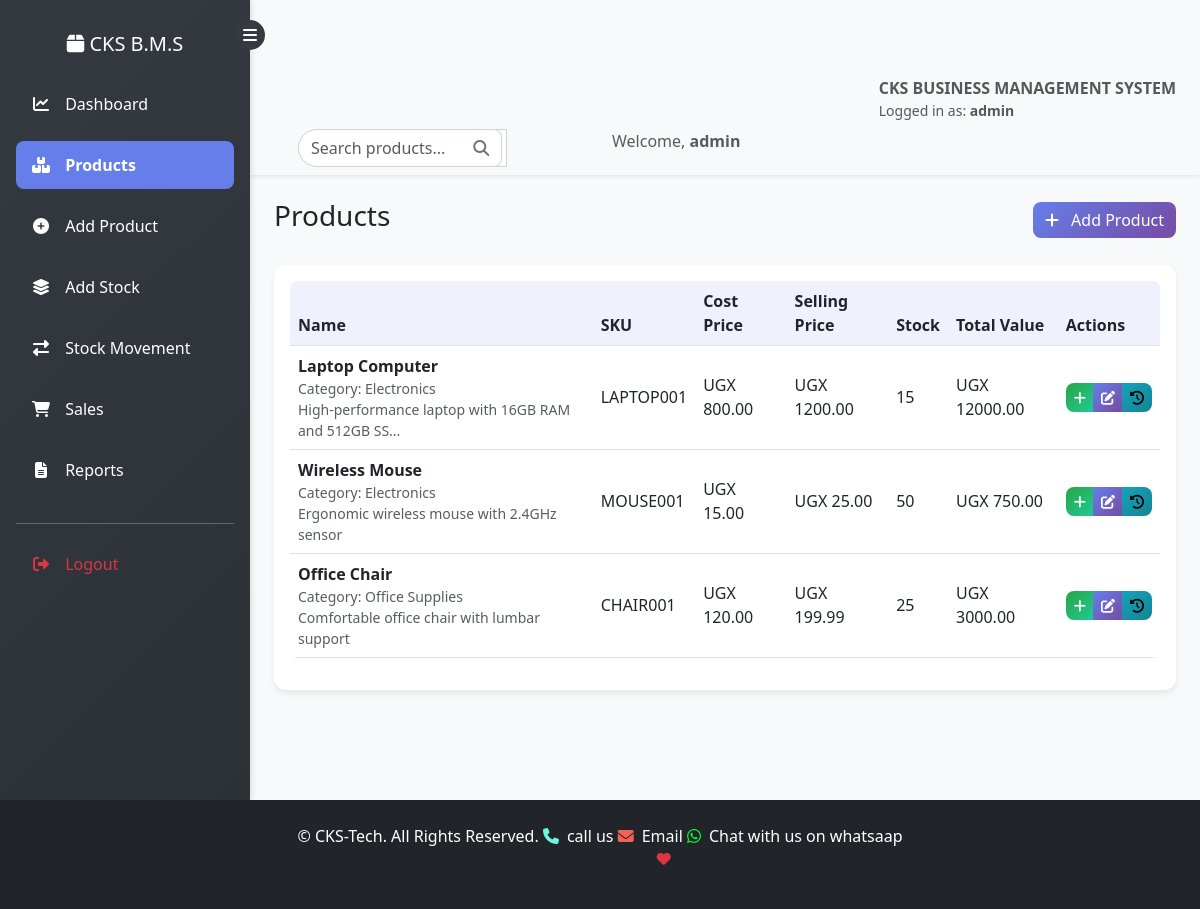
The app's page /admin/products (signed in) with its own data.
### app/models.py (models this page shows, shortened)
class User(UserMixin, db.Model):
    id = db.Column(db.Integer, primary_key=True)
    username = db.Column(db.String(80), unique=True, nullable=False)
    email = db.Column(db.String(120), unique=True, nullable=False)
    password_hash = db.Column(db.String(200))
    role = db.Column(db.String(20), default='employee')
    created_at = db.Column(db.DateTime, default=datetime.utcnow)
    def is_admin(self):
        return self.role == 'admin'

class Product(db.Model):
    id = db.Column(db.Integer, primary_key=True)
    name = db.Column(db.String(100), nullable=False)
    sku = db.Column(db.String(50), unique=True, nullable=False)
    cost_price = db.Column(db.Float, nullable=False)
    selling_price = db.Column(db.Float, nullable=False)
    quantity_in_stock = db.Column(db.Integer, default=0)
    low_stock_threshold = db.Column(db.Integer, default=10)  # Default threshold
    category = db.Column(db.String(50), default='General')
    description = db.Column(db.Text, nullable=True)
    date_added = db.Column(db.DateTime, default=datetime.utcnow)
    stock_additions = db.relationship('StockAddition', backref='product', lazy=True)
    sales = db.relationship('Sale', backref='product', lazy=True)
    @property
    def total_value(self):
        return self.quantity_in_stock * self.cost_price

### app/admin/routes.py (the view)
@bp.route('/products')
@login_required
def products():
    products = Product.query.all()
    return render_template('admin/products.html', products=products)

### app/admin/routes.py (called while the page is built)
@bp.before_request
def admin_required():
    if not current_user.is_authenticated or not current_user.is_admin():
        flash('Admin access required!', 'danger')
        return redirect(url_for('auth.login'))

### app/models.py (called while the page is built)
@login_manager.user_loader
def load_user(user_id):
    return User.query.get(int(user_id))

### app/templates/admin/products.html (shortened to what this page needs)
{% extends "base.html" %}
{% block content %}
<div class="container-fluid">
    <div class="d-flex justify-content-between align-items-center mb-4">
        <h1 class="h3">Products</h1>
        <a href="{{ url_for('admin.add_product') }}" class="btn btn-primary">
            <i class="fas fa-plus me-2"></i> Add Product
        </a>
    </div>
    <div class="card">
        <div class="card-body">
            {% if products %}
            <div class="table-responsive">
                <table class="table table-hover align-middle">
                    <thead>
                        <tr>
                            <th>Name</th>
                            <th>SKU</th>
                            <th>Cost Price</th>
                            <th>Selling Price</th>
                            <th>Stock</th>
                            <th>Total Value</th>
                            <th>Actions</th>
                        </tr>
                    </thead>
                    <tbody>
                        {% for product in products %}
                        <tr class="{% if product.quantity_in_stock < product.low_stock_threshold %}table-warning{% endif %}">
                            <td>
                                <strong>{{ product.name }}</strong>
                                <div class="text-muted small">Category: {{ product.category }}</div>
                                {% if product.description %}
                                <div class="text-muted small">
                                    {{ product.description[:50] }}{% if product.description|length > 50 %}...{% endif %}
                                </div>
                                {% endif %}
                            </td>
                            <td>{{ product.sku }}</td>
                            <td>UGX {{ "%.2f"|format(product.cost_price) }}</td>
                            <td>UGX {{ "%.2f"|format(product.selling_price) }}</td>
                            <td>{{ product.quantity_in_stock }}</td>
                            <td>UGX {{ "%.2f"|format(product.total_value) }}</td>
                            <td>
                                <div class="btn-group" role="group">
                                    <a href="{{ url_for('admin.add_stock', product_id=product.id) }}" class="btn btn-sm btn-success" title="Add Stock">
                                        <i class="fas fa-plus"></i>
                                    </a>
                                    <a href="{{ url_for('admin.add_product', product_id=product.id) }}" class="btn btn-sm btn-primary" title="Edit Product">
                                        <i class="fas fa-edit"></i>
                                    </a>
                                    <a href="{{ url_for('admin.stock_history', product_id=product.id) }}" class="btn btn-sm btn-info" title="View History">
                                        <i class="fas fa-history"></i>
                                    </a>
                                </div>
                            </td>
                        </tr>
                        {% endfor %}
                    </tbody>
                </table>
            </div>
            {% endif %}
        </div>
    </div>
</div>
{% endblock %}

### app/templates/base.html (shortened to what this page needs)
<!DOCTYPE html>
<html lang="en">
<head>
    <link href="https://cdn.jsdelivr.net/npm/bootstrap@5.3.0/dist/css/bootstrap.min.css" rel="stylesheet">
    <link rel="stylesheet" href="https://cdnjs.cloudflare.com/ajax/libs/font-awesome/6.4.0/css/all.min.css">
    <link rel="stylesheet" href="{{ url_for('static', filename='css/style.css') }}">
</head>
<body class="d-flex">
    <nav id="sidebar" class="bg-dark text-white p-3 d-none d-md-block">
        <div class="text-center mb-4">
            <button class="sidebar-toggle" onclick="toggleSidebar()">
                <i class="fas fa-bars"></i>
            </button>
            <h5 class="mt-3"><i class="fa fa-box"></i> CKS B.M.S</h5>
        </div>
        <ul class="nav flex-column">
            {% if current_user.is_authenticated %}
                {% if current_user.is_admin() %}
                    <li class="nav-item mb-2">
                        <a class="nav-link text-white {% if request.endpoint == 'admin.dashboard' %}active fw-bold{% endif %}" href="{{ url_for('admin.dashboard') }}">
                            <i class="fa fa-chart-line"></i> <span class="sidebar-text">Dashboard</span>
                        </a>
                    </li>
                    <li class="nav-item mb-2">
                        <a class="nav-link text-white {% if request.endpoint == 'admin.products' %}active fw-bold{% endif %}" href="{{ url_for('admin.products') }}">
                            <i class="fa fa-boxes"></i> <span class="sidebar-text">Products</span>
                        </a>
                    </li>
                    <li class="nav-item mb-2">
                        <a class="nav-link text-white {% if request.endpoint == 'admin.add_product' %}active fw-bold{% endif %}" href="{{ url_for('admin.add_product') }}">
                            <i class="fa fa-plus-circle"></i> <span class="sidebar-text">Add Product</span>
                        </a>
                    </li>
                    <li class="nav-item mb-2">
                        <a class="nav-link text-white {% if request.endpoint == 'admin.add_stock' %}active fw-bold{% endif %}" href="{{ url_for('admin.add_stock') }}">
                            <i class="fa fa-layer-group"></i> <span class="sidebar-text">Add Stock</span>
                        </a>
                    </li>
                    <li class="nav-item mb-2">
                        <a class="nav-link text-white {% if request.endpoint == 'admin.stock_movement' %}active fw-bold{% endif %}" href="{{ url_for('admin.stock_movement') }}">
                            <i class="fa fa-exchange-alt"></i> <span class="sidebar-text">Stock Movement</span>
                        </a>
                    </li>
                    <li class="nav-item mb-2">
                        <a class="nav-link text-white {% if request.endpoint == 'admin.sales' %}active fw-bold{% endif %}" href="{{ url_for('admin.sales') }}">
                            <i class="fa fa-shopping-cart"></i> <span class="sidebar-text">Sales</span>
                        </a>
                    </li>
                    <li class="nav-item mb-2">
                        <a class="nav-link text-white {% if request.endpoint == 'admin.reports' %}active fw-bold{% endif %}" href="{{ url_for('admin.reports') }}">
                            <i class="fa fa-file-alt"></i> <span class="sidebar-text">Reports</span>
                        </a>
                    </li>
                {% endif %}
                <hr class="bg-light">
                <li>
                    <a class="nav-link text-danger" href="{{ url_for('auth.logout') }}">
                        <i class="fa fa-sign-out-alt"></i> <span class="sidebar-text">Logout</span>
                    </a>
                </li>
            {% endif %}
        </ul>
    </nav>
    <div class="main-content flex-grow-1" id="mainContent">
        <nav class="navbar navbar-light bg-light px-4 shadow-sm d-flex justify-content-between">
            <span class="navbar-text ms-auto">
                {% if current_user.is_authenticated %}
                    <b>CKS BUSINESS MANAGEMENT SYSTEM</b>
                    <div class="small">Logged in as: <strong>{{ current_user.username }}</strong></div>
                {% endif %}
            </span>
<div class="container-fluid px-4">
    <div class="row">
        <div class="col-md-6">
            <form class="d-flex" method="GET" action="{{ url_for('admin.search_products') if current_user.is_admin() else url_for('employee.search_products') }}">
                <div class="input-group">
                    <input type="text" name="query" class="form-control" placeholder="Search products..." value="{{ request.args.get('query', '') }}">
                    <button class="btn btn-outline-secondary" type="submit">
                        <i class="fas fa-search"></i>
                    </button>
                </div>
            </form>
        </div>
        <div class="col-md-6 text-end">
            {% if current_user.is_authenticated %}
                <span class="text-muted">Welcome, <strong>{{ current_user.username }}</strong></span>
            {% endif %}
        </div>
    </div>
</div>
        </nav>
        <div class="container-fluid py-4">
            {% block content %}{% endblock %}
        </div>
    </div>
<footer class="bg-dark text-white py-4 mt-auto">
    <div class="container">
        <div class="row">
            <div class="col-md-12 text-center">
                <p class="mb-0">&copy; {{ current_year }} CKS-Tech. All Rights Reserved.<a href="tel:+256755261254" class="text-white text-decoration-none">
                        <i class="fas fa-phone me-2" style="color:rgb(110, 246, 221);"></i>call us
                    </a>
                    <a href="mailto:kephacheps55@gmail.com" class="text-white text-decoration-none">
                        <i class="fas fa-envelope me-2" style="color: rgb(242, 98, 82);"></i>Email
                    </a>
                    <a href="https://wa.me/256755261254" class="text-white text-decoration-none" target="_blank">
                        <nbsp> </nbsp><i class="fab fa-whatsapp me-2" style="color: #0bf837;"></i>Chat with us on whatsaap
                    </a></p>
                <p class="small text-muted">Designed and developed with <i class="fas fa-heart text-danger"></i> in Uganda</p>
            </div>
        </div>
    </div>
</footer>
</body>
</html>

### app/static/css/style.css (style rules this page uses)
:root { --primary-color: #667eea; --secondary-color: #764ba2; --success-color: #28a745; --danger-color: #dc3545; --warning-color: #ffc107; --info-color: #17a2b8; --dark-color: #343a40; --light-color: #f8f9fa; }
body { background-color: var(--light-color); font-family: 'Segoe UI', Tahoma, Geneva, Verdana, sans-serif; min-height: 100vh; display: flex; flex-direction: column; }
#sidebar { background: linear-gradient(135deg, var(--dark-color) 0%, #2c3136 100%); box-shadow: 2px 0 5px rgba(0,0,0,0.1); }
#sidebar .nav-link { padding: 12px 15px; border-radius: 8px; transition: all 0.3s ease; margin-bottom: 5px; }
#sidebar .nav-link.active { background-color: var(--primary-color); color: white; }
#sidebar .nav-link i { width: 20px; text-align: center; margin-right: 10px; }
.sidebar-text { transition: opacity 0.3s ease; }
.main-content { background-color: var(--light-color); padding-top: 60px; flex-grow: 1; }
.navbar { box-shadow: 0 2px 4px rgba(0,0,0,0.05); }
.card { border: none; border-radius: 12px; box-shadow: 0 4px 6px rgba(0, 0, 0, 0.07); transition: all 0.3s ease; margin-bottom: 20px; }
.btn { border-radius: 8px; font-weight: 500; transition: all 0.3s ease; }
.btn-primary { background: linear-gradient(135deg, var(--primary-color) 0%, var(--secondary-color) 100%); border: none; }
.btn-success { background: linear-gradient(135deg, #28a745 0%, #20c997 100%); border: none; }
.btn-info { background: linear-gradient(135deg, #17a2b8 0%, #138496 100%); border: none; }
.table { border-radius: 8px; overflow: hidden; }
.table th { background-color: rgba(102, 126, 234, 0.1); border-top: none; font-weight: 600; }
.form-control { border-radius: 8px; border: 1px solid #ced4da; transition: all 0.3s ease; }
footer { margin-top: auto; }
footer a { transition: color 0.3s ease; }
.input-group { position: relative; }
.input-group .form-control { border-radius: 20px 0 0 20px; padding-right: 45px; border: 1px solid #ced4da; transition: all 0.3s ease; }
.input-group .btn { position: absolute; right: 5px; top: 50%; transform: translateY(-50%); border-radius: 0 20px 20px 0 0; background-color: transparent; border: 1px solid #ced4da; border-left: none; }

### app/templates/base.html (style rules this page uses)
#sidebar { width: 250px; min-height: 100vh; position: fixed; top: 0; left: 0; z-index: 100; transition: all 0.3s; }
.sidebar-toggle { position: absolute; right: -15px; top: 20px; background: #343a40; color: white; border: none; border-radius: 50%; width: 30px; height: 30px; display: flex; align-items: center; justify-content: center; cursor: pointer; z-index: 101; }
.main-content { margin-left: 250px; transition: all 0.3s; min-height: 100vh; }

### records on screen
User: username "admin"
Product: name "Laptop Computer", category "Electronics", description "High-performance laptop with 16GB RAM and 512GB SS", sku "LAPTOP001", cost_price "800.00", selling_price "1200.00", quantity_in_stock "15", total_value "12000.00"
Product: name "Wireless Mouse", category "Electronics", description "Ergonomic wireless mouse with 2.4GHz sensor", sku "MOUSE001", cost_price "15.00", selling_price "25.00", quantity_in_stock "50", total_value "750.00"
Product: name "Office Chair", category "Office Supplies", description "Comfortable office chair with lumbar support", sku "CHAIR001", cost_price "120.00", selling_price "199.99", quantity_in_stock "25", total_value "3000.00"
